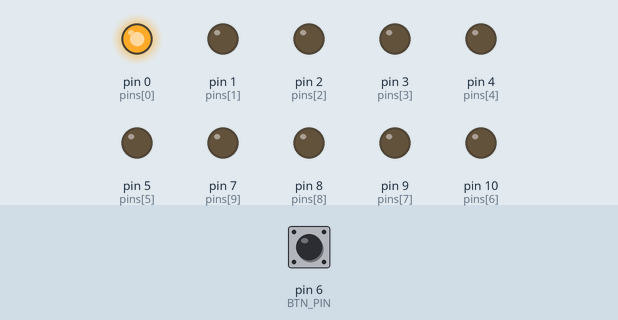
Simulated run of this sketch. Board: Arduino Uno, built with avr-gcc and run on an emulated ATmega328P. On the bench: output pins drawn as LEDs (lit = HIGH). The inputs (shaded band) are chosen by the test bench; at power-on: pin 6 (BTN_PIN) HIGH.

Above: at 0.1 s.
At 0.7 s:
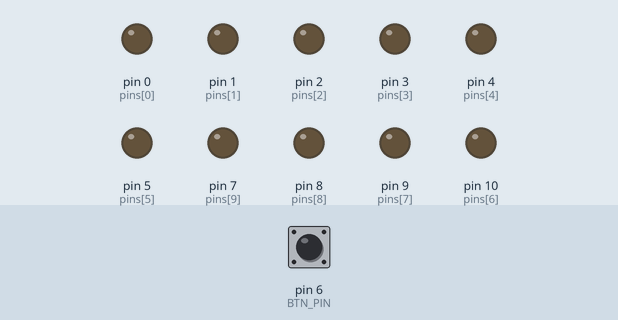
At 1.3 s:
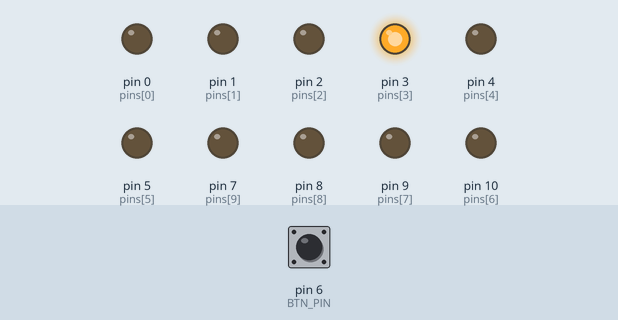
At 2.5 s:
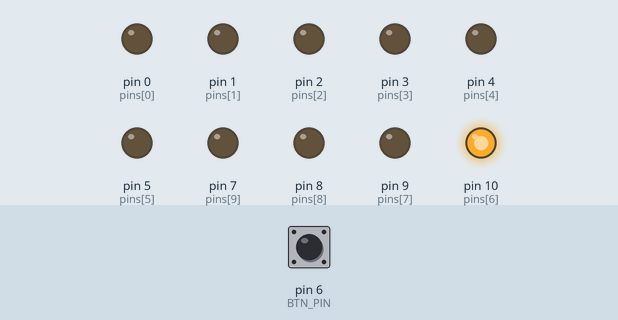
At 3.7 s:
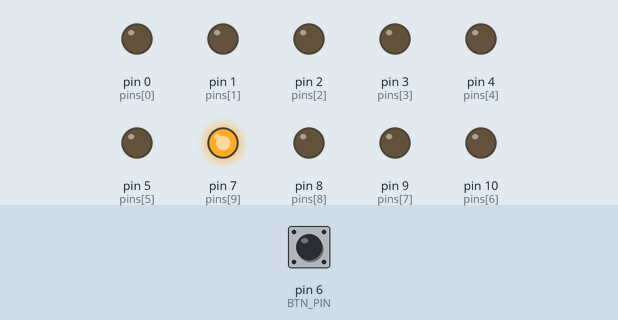
At 4.9 s:
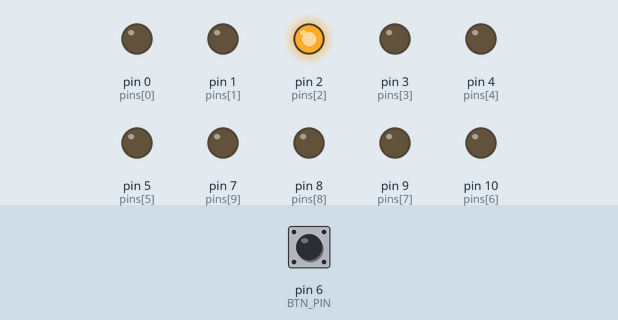
Timing chart, 0 to 5.2 s (numbered marks = the images above):
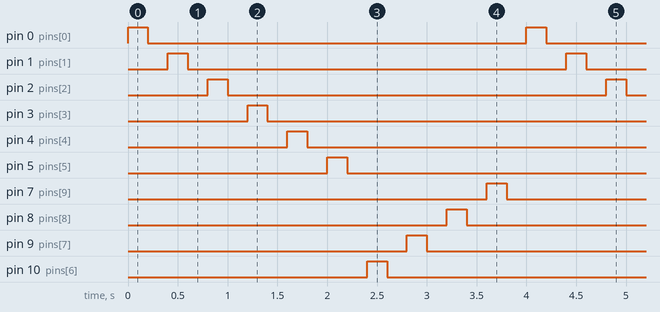

The sketch:

test_btn.ino
```cpp
#define BTN_PIN 6
const uint8_t pinSize = 10;
const uint8_t pins[pinSize] = {0, 1, 2, 3, 4, 5, 10, 9, 8, 7};
void setup() {
  // put your setup code here, to run once:
  pinMode(BTN_PIN, INPUT);
  for(uint8_t i = 0; i < pinSize; i++) pinMode(pins[i], OUTPUT);
}

void loop() {
  // put your main code here, to run repeatedly:
  while(!digitalRead(BTN_PIN));
  for(uint8_t i = 0; i < pinSize; i++) {
    digitalWrite(pins[i], 1);
    delay(200);
    digitalWrite(pins[i], 0);
    delay(200);
  }
}
```

Measured:
- by itself, pin 0 (pins[0]), pin 1 (pins[1]), pin 2 (pins[2]), pin 3 (pins[3]), pin 4 (pins[4]), pin 5 (pins[5]), pin 7 (pins[9]), pin 8 (pins[8]), pin 9 (pins[7]), pin 10 (pins[6]): alternates HIGH for 0.20 s and LOW for 3.8 s
- by itself, everything shown: repeats every 4.0 s, in 20 steps
